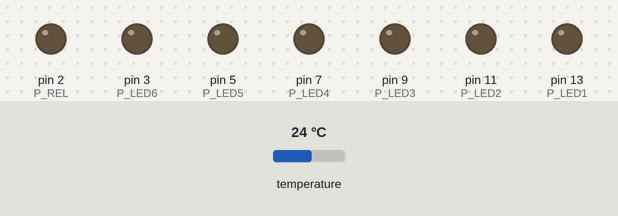
The sketch below on a simulated Arduino Uno, built with avr-gcc and run on an emulated ATmega328P. Parts: output pins drawn as LEDs (lit = HIGH). The test bench sets the inputs (shaded band); at power-on: temperature 24 °C.

Above: at 0.1 s.
At 2.1 s:
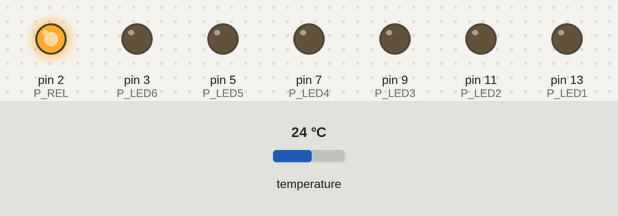
Timing chart, 0 to 3.6 s (numbered marks = the images above):
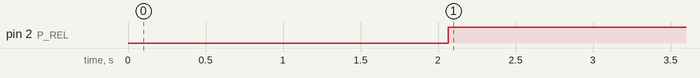

The sketch:

plynovy_kotel.ino
```cpp
#include <OneWire.h>

byte P_LED1 = 13;
byte P_LED2 = 11;
byte P_LED3 = 9;
byte P_LED4 = 7;
byte P_LED5 = 5;
byte P_LED6 = 3;

byte P_REL = 2;
byte P_CIDLO = 4;

int MIN_TEMP = 50;
int SOFT_MAX_TEMP = 60;
int MAX_TEMP = 65;
float step = 0;

int DELAY = 15 * 60;
int SOFT_DELAY = 90;

int elapsed = 0;
int softMaxElapsed = 0;
bool isOff = false;


bool first = true;

OneWire ds(P_CIDLO);

void setup()
{
	//Serial.begin(9600);

	pinMode(P_LED1, OUTPUT);
	pinMode(P_LED2, OUTPUT);
	pinMode(P_LED3, OUTPUT);
	pinMode(P_LED4, OUTPUT);
	pinMode(P_LED5, OUTPUT);
	pinMode(P_LED6, OUTPUT);
	pinMode(P_REL, OUTPUT);

	pinMode(P_CIDLO, INPUT);

	step = (float)(MAX_TEMP - MIN_TEMP) / 5;

}

void loop()
{
	if (first) {
		// warmup
		first = false;
		getTemp();
		delay(1000);
		getTemp();
		delay(1000);
	}


	float temp = getTemp();
	//Serial.println(temp);

	if (isOff)
	{
		// vypnuto, bud tam dokud neubehl DELAY nebo je teplota vetsi nez MAX_TEMP
		elapsed++;
		if (elapsed > DELAY && temp < MAX_TEMP)
		{
			isOff = false;
			elapsed = 0;
			softMaxElapsed = 0;
		}
	}
	else
	{
		// zapnuto
		if (temp > SOFT_MAX_TEMP || softMaxElapsed > 0)
		{
			// pokud jednou prekrocis SOFT_MAX_TEMP, vypni se po SOFT_DELAY
			softMaxElapsed++;
			if (softMaxElapsed > SOFT_DELAY)
				isOff = true;
		}

		if (temp > MAX_TEMP)
		{
			// pokud prekrocis MAX_TEMP, vypni se
			isOff = true;
		}
	}
	digitalWrite(P_REL, isOff ? LOW : HIGH);
	digitalWrite(P_LED6, isOff ? HIGH : LOW);

	digitalWrite(P_LED1, (temp > MIN_TEMP) ? HIGH : LOW);
	digitalWrite(P_LED2, (temp > MIN_TEMP + step) ? HIGH : LOW);
	digitalWrite(P_LED3, (temp > MIN_TEMP + 2 * step) ? HIGH : LOW);
	digitalWrite(P_LED4, (temp > MIN_TEMP + 3 * step) ? HIGH : LOW);
	digitalWrite(P_LED5, (temp > MIN_TEMP + 4 * step) ? HIGH : LOW);

	delay(1000);
}


float getTemp() {
	//returns the temperature from one DS18S20 in DEG Celsius

	byte data[12];
	byte addr[8];

	if (!ds.search(addr)) {
		//no more sensors on chain, reset search
		ds.reset_search();
		return -1000;
	}

	if (OneWire::crc8(addr, 7) != addr[7]) {
		Serial.println("CRC is not valid!");
		return -1000;
	}

	if (addr[0] != 0x10 && addr[0] != 0x28) {
		Serial.print("Device is not recognized");
		return -1000;
	}

	ds.reset();
	ds.select(addr);
	ds.write(0x44, 1); // start conversion, with parasite power on at the end

	byte present = ds.reset();
	ds.select(addr);
	ds.write(0xBE); // Read Scratchpad


	for (int i = 0; i < 9; i++) { // we need 9 bytes
		data[i] = ds.read();
	}

	ds.reset_search();

	byte MSB = data[1];
	byte LSB = data[0];

	float tempRead = ((MSB << 8) | LSB); //using two's compliment
	float TemperatureSum = tempRead / 16;

	return TemperatureSum;

}
```

Measured:
- by itself, pin 2 (P_REL): LOW → HIGH at 2.1 s
